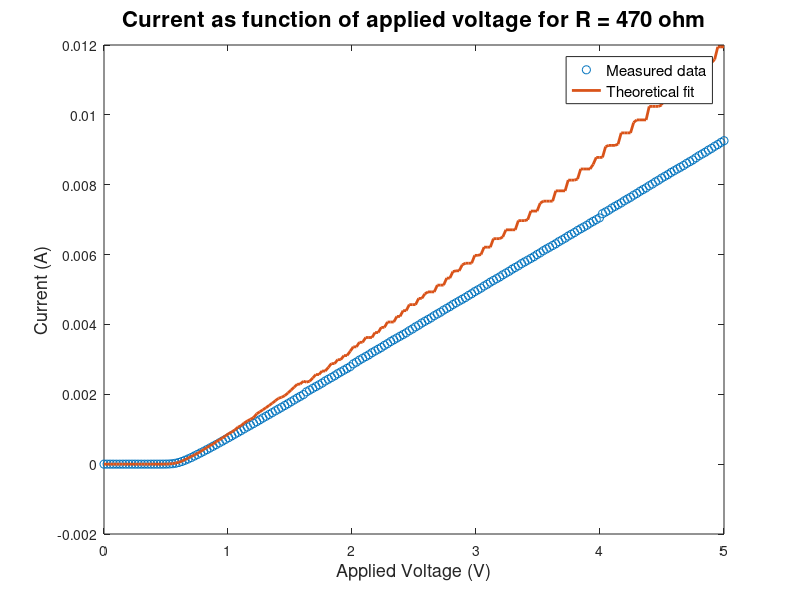
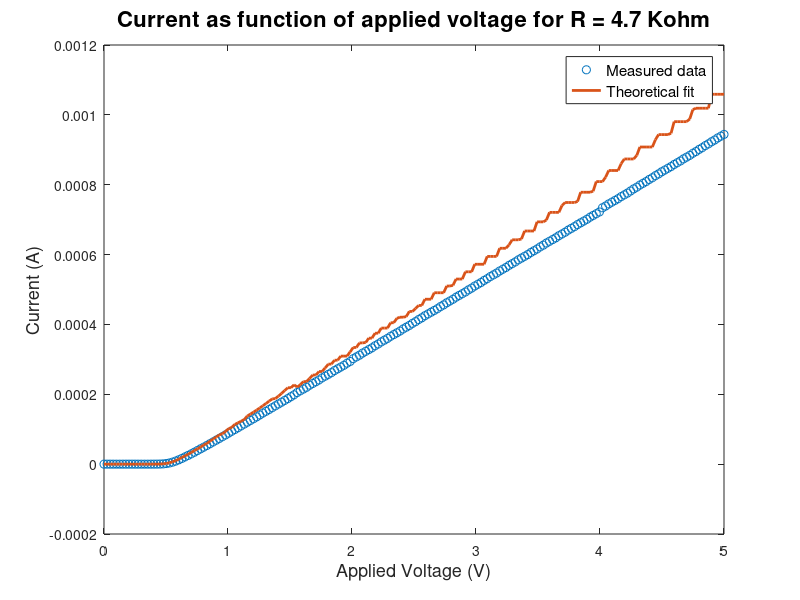
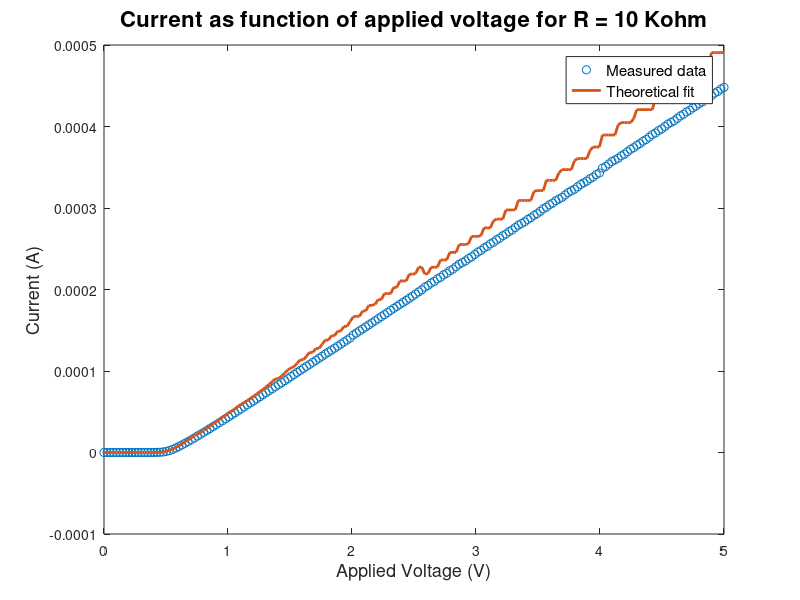
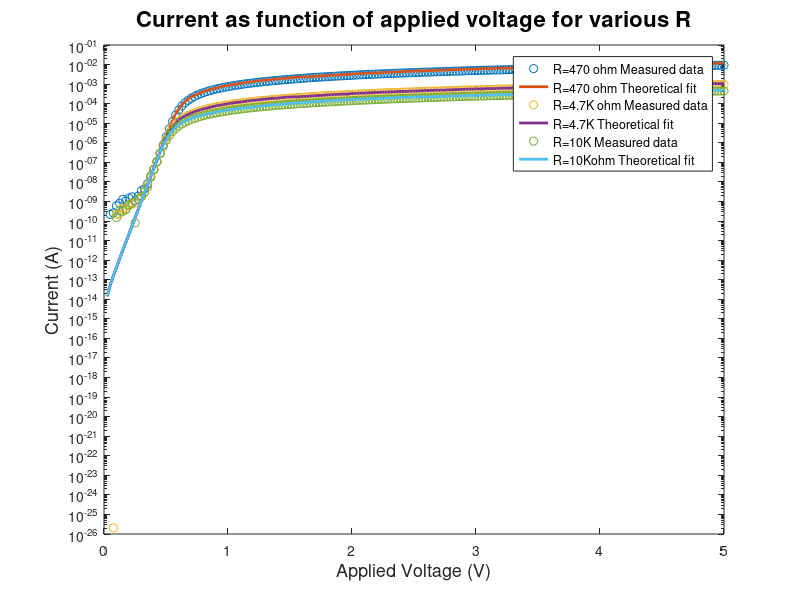

The MATLAB source for these figures, in order:
load Vacross_R1_SwVin.csv
load Vacross_R2_SwVin.csv
load Vacross_R3_SwVin.csv
load Vin_R1.csv
load Vin_R2.csv
load Vin_R3.csv
load Current_R1_SwVin.csv
load Current_R2_SwVin.csv
load Current_R3_SwVin.csv

Is = 8.92*10^(-15);
Ut = 0.026;
Itheory1 = Is*(exp(Vacross_R1_SwVin/Ut)-1);

plot(Vin_R1, Current_R1_SwVin, 'o')
hold on
plot(Vin_R1, Itheory1, 'linewidth', 2)
xlabel('Applied Voltage (V)', 'fontsize', 13)
ylabel('Current (A)', 'fontsize', 13)
title('Current as function of applied voltage for R = 470 ohm', 'fontsize', 16)
legend('Measured data', 'Theoretical fit', 'fontsize', 11)
 
Itheory2 = Is*(exp(Vacross_R2_SwVin/Ut)-1);

figure 
plot(Vin_R2, Current_R2_SwVin, 'o')
hold on
plot(Vin_R2, Itheory2, 'linewidth', 2)
xlabel('Applied Voltage (V)', 'fontsize', 13)
ylabel('Current (A)', 'fontsize', 13)
title('Current as function of applied voltage for R = 4.7 Kohm', 'fontsize', 16)
legend('Measured data', 'Theoretical fit', 'fontsize', 11)
 
Itheory3 = Is*(exp(Vacross_R3_SwVin/Ut)-1);
 
figure 
plot(Vin_R3, Current_R3_SwVin, 'o')
hold on
plot(Vin_R3, Itheory3, 'linewidth', 2)
xlabel('Applied Voltage (V)', 'fontsize', 13)
ylabel('Current (A)', 'fontsize', 13)
title('Current as function of applied voltage for R = 10 Kohm', 'fontsize', 16)
legend('Measured data', 'Theoretical fit', 'fontsize', 11)

figure
limits = [0 5 10^(-10) 1];
axis(limits);
semilogy(Vin_R1, Current_R1_SwVin, 'o')
hold on
semilogy(Vin_R1, Itheory1, 'linewidth', 2)
semilogy(Vin_R2, Current_R2_SwVin, 'o')
semilogy(Vin_R2, Itheory2, 'linewidth', 2)
semilogy(Vin_R3, Current_R3_SwVin, 'o')
semilogy(Vin_R3, Itheory3, 'linewidth', 2)
xlabel('Applied Voltage (V)', 'fontsize', 13)
ylabel('Current (A)', 'fontsize', 13)
title('Current as function of applied voltage for various R', 'fontsize', 16)
legend('R=470 ohm Measured data', 'R=470 ohm Theoretical fit', 'R=4.7K ohm Measured data', 'R=4.7K Theoretical fit', 'R=10K Measured data', 'R=10Kohm Theoretical fit')